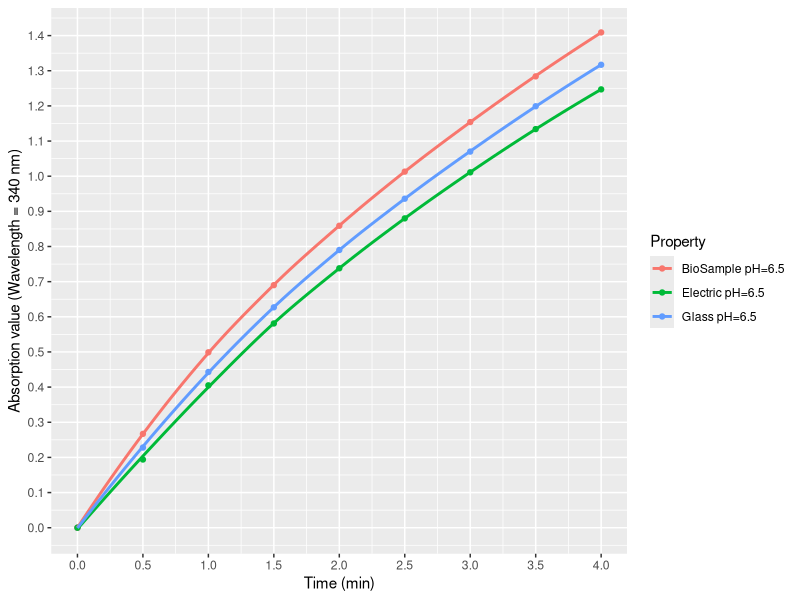
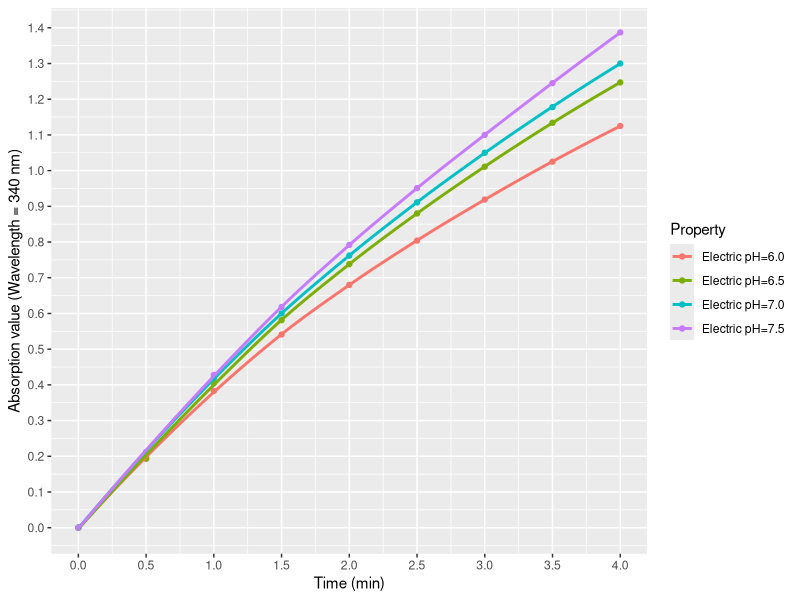

These figures' R source, in order:
library(tidyverse)
library(ggplot2)

absorption.data <- read.csv("abs_data.csv")
absorption.data.method <- absorption.data %>% filter(str_detect(Property, pattern = "pH=6.5"))
absorption.data.pH <- absorption.data %>% filter(str_detect(Property, pattern = "Electric"))

p <- ggplot(data=absorption.data.method,mapping=aes(x=time,y=Abs, group=Property, color=Property)) + geom_point() +stat_smooth(method = 'loess', se = F, formula = "y ~ x") + scale_y_continuous(breaks = seq(0,1.5,0.1)) + scale_x_continuous(breaks = seq(0,4,0.5)) + labs(x = "Time (min)", y = "Absorption value (Wavelength = 340 nm)")

p

plot_data <- ggplot_build(p)$data
p2 <- plot_data[[2]]

q <- ggplot(data=absorption.data.pH,mapping=aes(x=time,y=Abs, group=Property, color=Property)) + geom_point() +stat_smooth(method = 'loess', se = F, formula = "y ~ x") + scale_y_continuous(breaks = seq(0,1.5,0.1)) + scale_x_continuous(breaks = seq(0,4,0.5)) + labs(x = "Time (min)", y = "Absorption value (Wavelength = 340 nm)")

q

plot_data <- ggplot_build(q)$data
q2 <- plot_data[[2]]

if(0) {
  abs.g <- absorption.data %>% filter(str_detect(Property, pattern = "Glass"))
  abs.e <- absorption.data %>% filter(str_detect(Property, pattern = "Electric pH=6.5"))
  abs.6.5 <- abs.e
  abs.b <- absorption.data %>% filter(str_detect(Property, pattern = "BioSample"))
  abs.6.0 <- absorption.data %>% filter(str_detect(Property, pattern = "pH=6.0"))
  abs.7.0 <- absorption.data %>% filter(str_detect(Property, pattern = "pH=7.0"))
  abs.7.5 <- absorption.data %>% filter(str_detect(Property, pattern = "7.5"))
  
  predict(loess(abs.g$Abs ~ abs.g$time, abs.g), abs.g$time)
}



